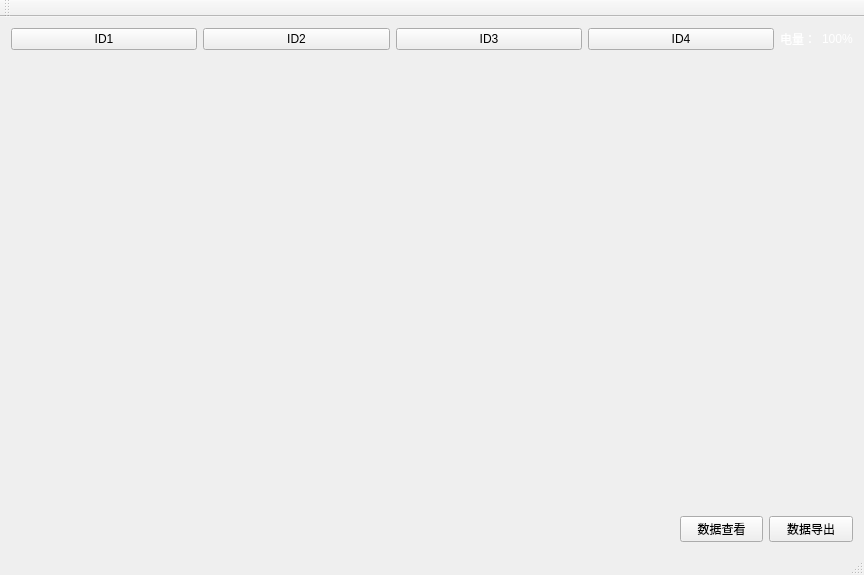
<?xml version="1.0" encoding="UTF-8"?>
<ui version="4.0">
 <class>MainWindow</class>
 <widget class="QMainWindow" name="MainWindow">
  <property name="geometry">
   <rect>
    <x>0</x>
    <y>0</y>
    <width>864</width>
    <height>575</height>
   </rect>
  </property>
  <property name="windowTitle">
   <string>MainWindow</string>
  </property>
  <property name="styleSheet">
   <string notr="true"/>
  </property>
  <widget class="QWidget" name="centralWidget">
   <layout class="QVBoxLayout" name="verticalLayout" stretch="0,1,0,0">
    <item>
     <layout class="QHBoxLayout" name="horizontalLayout_3" stretch="5,0">
      <item>
       <layout class="QHBoxLayout" name="horizontalLayout">
        <item>
         <widget class="QPushButton" name="pushButton">
          <property name="text">
           <string>ID1</string>
          </property>
         </widget>
        </item>
        <item>
         <widget class="QPushButton" name="pushButton_2">
          <property name="text">
           <string>ID2</string>
          </property>
         </widget>
        </item>
        <item>
         <widget class="QPushButton" name="pushButton_3">
          <property name="text">
           <string>ID3</string>
          </property>
         </widget>
        </item>
        <item>
         <widget class="QPushButton" name="pushButton_4">
          <property name="text">
           <string>ID4</string>
          </property>
         </widget>
        </item>
       </layout>
      </item>
      <item>
       <layout class="QHBoxLayout" name="horizontalLayout_2">
        <item>
         <widget class="QLabel" name="label">
          <property name="styleSheet">
           <string notr="true">font: 12pt &quot;华文楷体&quot;;
color: rgb(255, 255, 255);</string>
          </property>
          <property name="text">
           <string>电量：</string>
          </property>
         </widget>
        </item>
        <item>
         <widget class="QLabel" name="label_battery">
          <property name="styleSheet">
           <string notr="true">font: 12pt &quot;华文楷体&quot;;
color: rgb(255, 255, 255);</string>
          </property>
          <property name="text">
           <string>100%</string>
          </property>
         </widget>
        </item>
       </layout>
      </item>
     </layout>
    </item>
    <item>
     <layout class="QGridLayout" name="gridLayout"/>
    </item>
    <item>
     <spacer name="verticalSpacer">
      <property name="orientation">
       <enum>Qt::Vertical</enum>
      </property>
      <property name="sizeHint" stdset="0">
       <size>
        <width>20</width>
        <height>40</height>
       </size>
      </property>
     </spacer>
    </item>
    <item>
     <layout class="QHBoxLayout" name="horizontalLayout_4" stretch="8,1,1">
      <item>
       <spacer name="horizontalSpacer">
        <property name="orientation">
         <enum>Qt::Horizontal</enum>
        </property>
        <property name="sizeHint" stdset="0">
         <size>
          <width>40</width>
          <height>20</height>
         </size>
        </property>
       </spacer>
      </item>
      <item>
       <widget class="QPushButton" name="pushButton_display">
        <property name="text">
         <string>数据查看</string>
        </property>
       </widget>
      </item>
      <item>
       <widget class="QPushButton" name="pushButton_export">
        <property name="text">
         <string>数据导出</string>
        </property>
       </widget>
      </item>
     </layout>
    </item>
   </layout>
  </widget>
  <widget class="QMenuBar" name="menuBar">
   <property name="geometry">
    <rect>
     <x>0</x>
     <y>0</y>
     <width>864</width>
     <height>23</height>
    </rect>
   </property>
  </widget>
  <widget class="QToolBar" name="mainToolBar">
   <attribute name="toolBarArea">
    <enum>TopToolBarArea</enum>
   </attribute>
   <attribute name="toolBarBreak">
    <bool>false</bool>
   </attribute>
  </widget>
  <widget class="QStatusBar" name="statusBar"/>
 </widget>
 <layoutdefault spacing="6" margin="11"/>
 <resources/>
 <connections/>
</ui>
